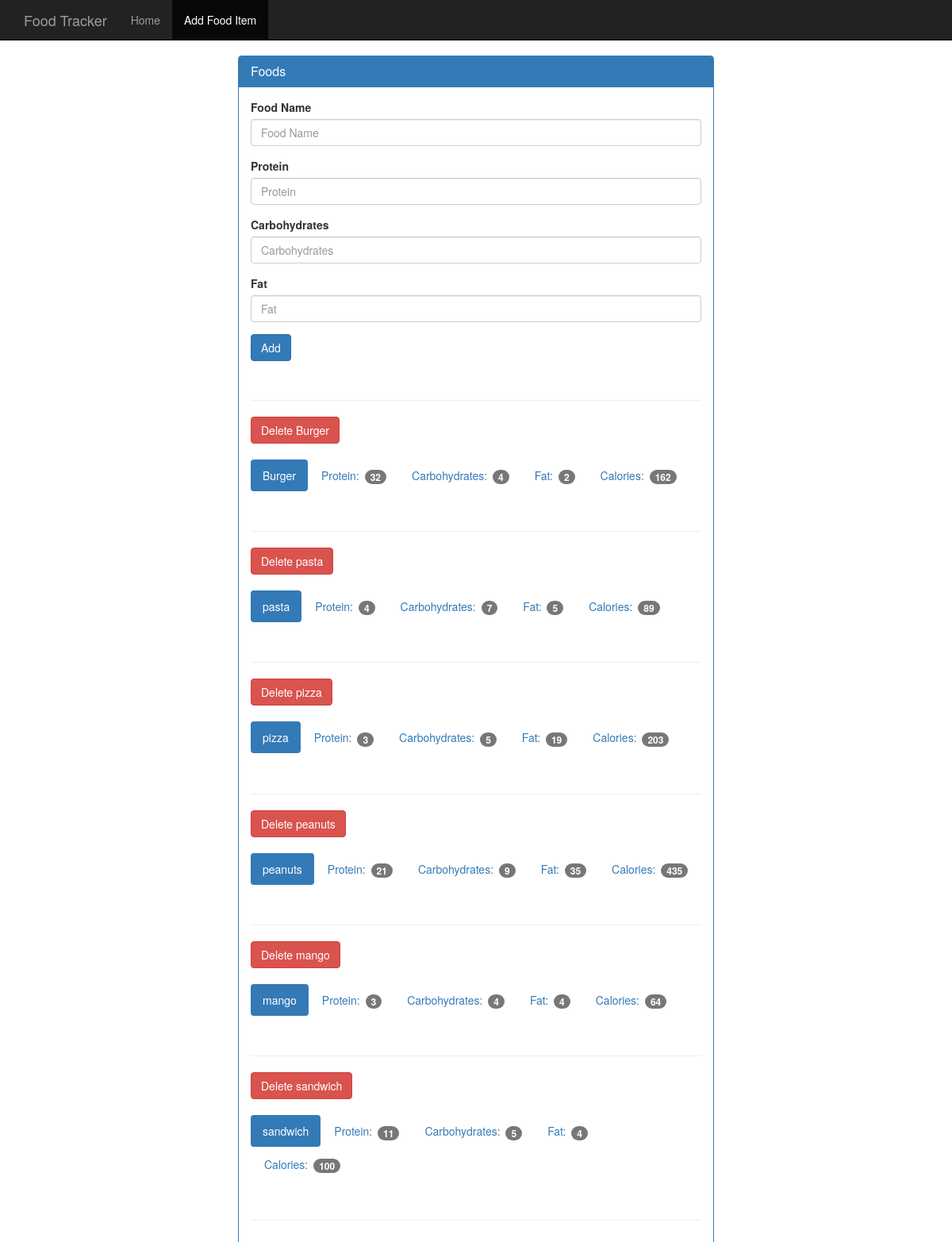
The app's page /food with its own data.
### tables this page shows
CREATE TABLE food (
  id integer primary key autoincrement,
  name text not null,
  protein integer not null,
  carbohydrate integer not null,
  fat integer not null,
  calories integer not null
);

### app.py (the view, shortened to what this page needs)
@app.route('/food',methods=['GET','POST'])
def food():
    try:
        db = get_db()
        cur = db.execute('select name,protein,carbohydrate,fat,calories from food')
        result = cur.fetchall()
        return render_template('add_food.html',result=result), 200
    except  Exception as e:
        return "<h1>Error Ocuured : {} </h1>".format(e),400

### database.py (called while the page is built)
def connect_db():
    sql = sqlite3.connect('food_log2.db')
    sql.row_factory = sqlite3.Row
    return sql

def get_db():
    if not hasattr(g,'sqlite_db'):
        g.sqlite_db = connect_db()
    return g.sqlite_db

### templates/add_food.html (shortened to what this page needs)
{% extends "base.html" %}
{% block body %}
    <nav class="navbar navbar-inverse navbar-fixed-top">
      <div class="container">
        <div class="navbar-header">
          <a class="navbar-brand" href="{{url_for('index')}}">Food Tracker</a>
        </div>
        <div id="navbar" class="navbar-collapse collapse">
          <ul class="nav navbar-nav">
            <li><a href="{{url_for('index')}}">Home</a></li>
            <li class="active"><a href="{{url_for('food')}}">Add Food Item</a></li>
          </ul>
        </div>
      </div>
    </nav>
    <div class="container theme-showcase col-sm-6 col-sm-offset-3" role="main">
      <div class="row">
        <div>
          <div class="panel panel-primary">
            <div class="panel-heading">
              <h3 class="panel-title">Foods</h3>
            </div>
            <div class="panel-body">
              <form method="POST" action="{{ url_for('food')}}">
                <div class="form-group">
                  <label for="food-name">Food Name</label>
                  <input type="text" class="form-control" id="food-name" name="food-name" placeholder="Food Name" required autocomplete="off">
                </div>
                <div class="form-group">
                  <label for="protein">Protein</label>
                  <input type="number" class="form-control" id="protein" name="protein" placeholder="Protein" required>
                </div>
                <div class="form-group">
                  <label for="carbohydrates">Carbohydrates</label>
                  <input type="number" class="form-control" id="carbohydrates" name="carbohydrates" placeholder="Carbohydrates" required>
                </div>
                <div class="form-group">
                  <label for="fat">Fat</label>
                  <input type="number" class="form-control" id="fat" name="fat" placeholder="Fat" required>
                </div>
                <button type="submit" class="btn btn-primary">Add</button>
              </form>
              <div class="page-header"></div>
              {% for food in result %}
              <form action="{{url_for('delete_food',name=food.name)}}" method="post">
                <input type="submit" value="Delete {{food.name}}" class="btn btn-danger" />
              </form><br>
              <ul class="nav nav-pills" role="tablist">
                <li class="active"><a>{{food.name}}</a></li>
                <li><a>Protein: <span class="badge">{{food.protein}}</span></a></li>
                <li><a>Carbohydrates: <span class="badge">{{food.carbohydrate}}</span></a></li>
                <li><a>Fat: <span class="badge">{{food.fat}}</span></a></li>
                <li><a>Calories: <span class="badge">{{food.calories}}</span></a></li>
              </ul>
              <div class="page-header"></div>
              {% endfor %}
            </div>
          </div>
        </div>
      </div>
    </div>
{% endblock %}

### templates/base.html (shortened to what this page needs)
<!DOCTYPE html>
<html lang="en">
  <head>
    <link href="{{ url_for('static', filename='bootstrap.min.css') }}" rel="stylesheet">
    <link href="{{ url_for('static', filename='theme.css') }}" rel="stylesheet">
  </head>
  <body>
    {% block body %}{% endblock %}
  </body>
</html>

### static/theme.css (style rules this page uses)
body { padding-top: 70px; padding-bottom: 30px; }

### records on screen
food: name "Delete Burger", name "Burger", protein "32", carbohydrate "4", fat "2", calories "162"
food: name "Delete pasta", name "pasta", protein "4", carbohydrate "7", fat "5", calories "89"
food: name "Delete pizza", name "pizza", protein "3", carbohydrate "5", fat "19", calories "203"
food: name "Delete peanuts", name "peanuts", protein "21", carbohydrate "9", fat "35", calories "435"
food: name "Delete mango", name "mango", protein "3", carbohydrate "4", fat "4", calories "64"
food: name "Delete sandwich", name "sandwich", protein "11", carbohydrate "5", fat "4", calories "100"
